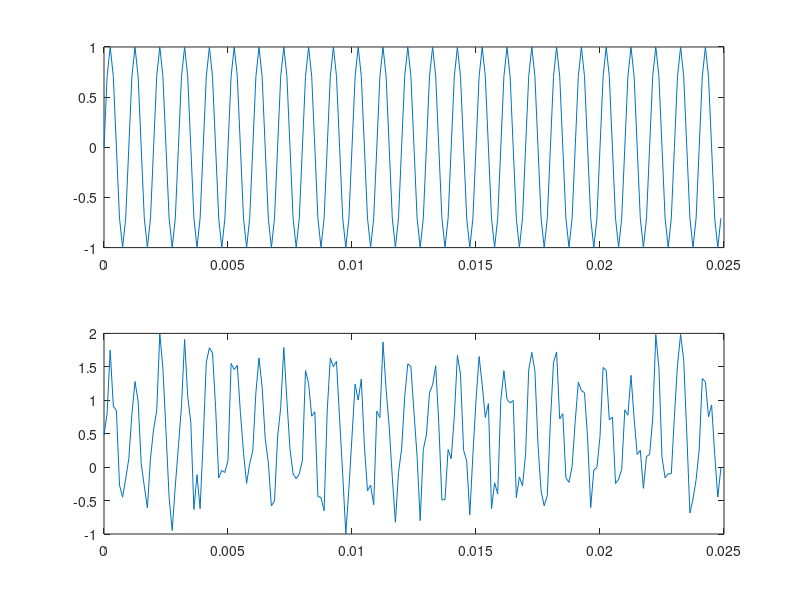
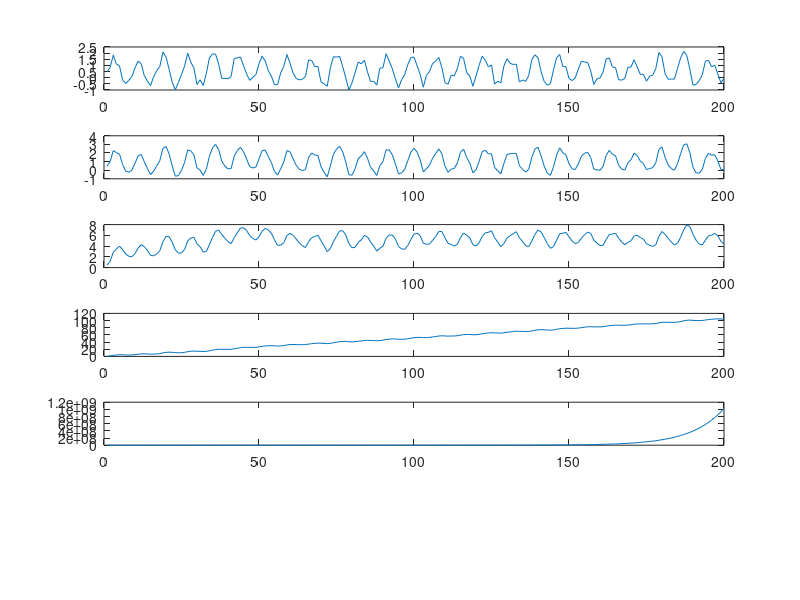
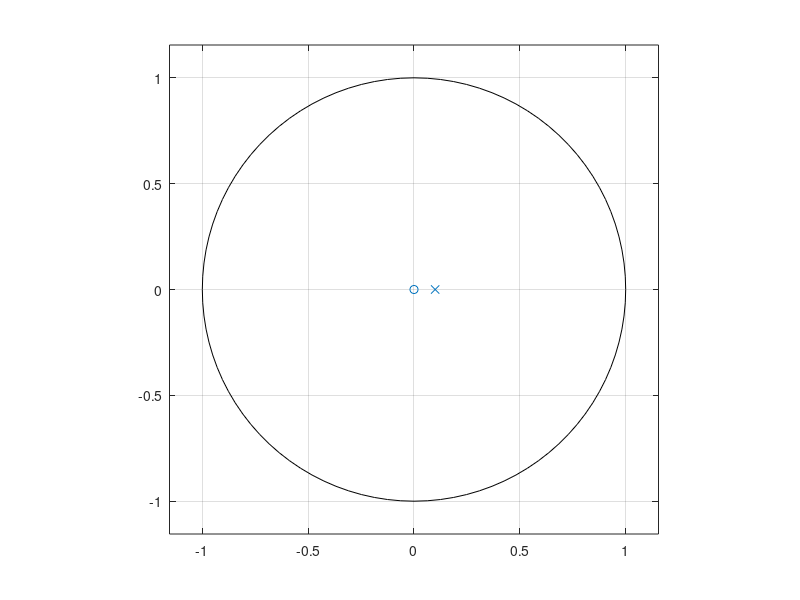
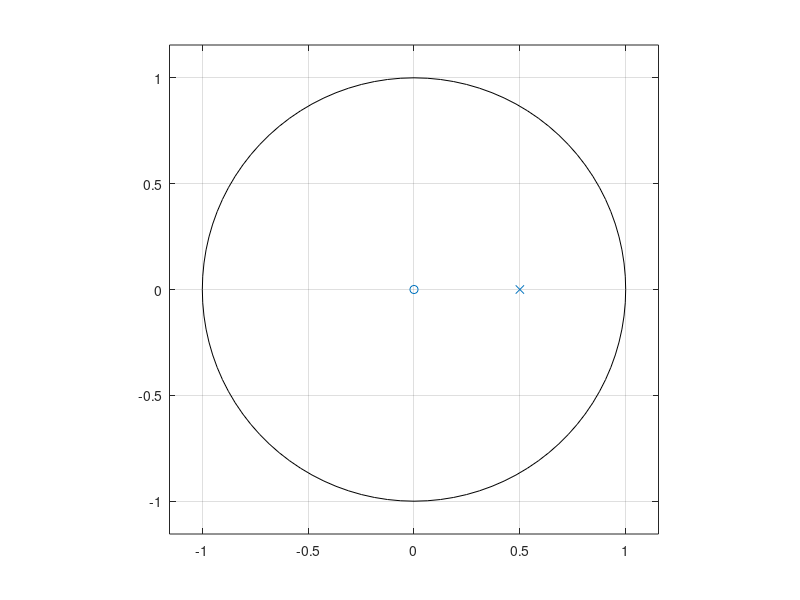

Recreate these plots in MATLAB, in order.
r = 8000;
p = 1000;
b = 1;
n = 200;
a = 625;
c = 250;
d = 125;

fs = r;
t= 0:1/fs:(n-1)*1/fs; %0:dt:stoptime-d
input = sin(2*pi*p*t);

%In venster 1 de input waarden weergeven
figure(1);
subplot(2,1,1);
plot(t, input);

%Ruis toevoegen aan input
input = sin(2*pi*p*t)+rand(1,200);
subplot(2,1,2);
plot(t, input);

%In venster 2 de output van de iir filter weergeven
figure(2);
a= [1 -0.1];
output = filter(b,a,input);
subplot(6,1,1);
plot(output);

    %PZ plot van output bepalen
    figure(3);
    zplane(b, a);
    
    %amplitude- en faseresponsie
    figure(8);
    freqz(b, a);

figure(2);
a= [1 -0.5];
output = filter(b,a,input);
subplot(6,1,2);
plot(output);

    %PZ plot van output bepalen
    figure(4);
    zplane(b, a);
    
    %amplitude- en faseresponsie
    figure(9);
    freqz(b, a);

figure(2);

a= [1 -0.9];
output = filter(b,a,input);
subplot(6,1,3);
plot(output);

    %PZ plot van output bepalen
    figure(5);
    zplane(b, a);
    
    %amplitude- en faseresponsie
    figure(10);
    freqz(b, a);

figure(2);

a= [1 -1.0];
output = filter(b,a,input);
subplot(6,1,4);
plot(output);

    %PZ plot van output bepalen
    figure(6);
    zplane(b, a);
    
    %amplitude- en faseresponsie
    figure(11);
    freqz(b, a);

figure(2);

a= [1 -1.1];
output = filter(b,a,input);
subplot(6,1,5);
plot(output);

    %PZ plot van output bepalen
    figure(7);
    zplane(b, a);
    
    %amplitude- en faseresponsie
    figure(12);
    freqz(b, a);
